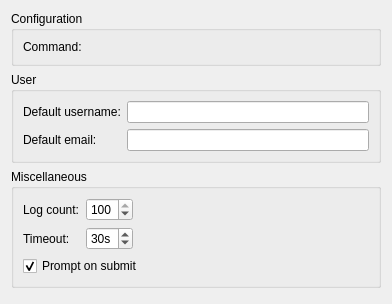
<?xml version="1.0" encoding="UTF-8"?>
<ui version="4.0">
 <class>Mercurial::Internal::OptionsPage</class>
 <widget class="QWidget" name="Mercurial::Internal::OptionsPage">
  <property name="geometry">
   <rect>
    <x>0</x>
    <y>0</y>
    <width>392</width>
    <height>304</height>
   </rect>
  </property>
  <property name="windowTitle">
   <string>Form</string>
  </property>
  <layout class="QVBoxLayout" name="verticalLayout">
   <item>
    <widget class="QGroupBox" name="configGroupBox">
     <property name="title">
      <string>Configuration</string>
     </property>
     <layout class="QFormLayout" name="formLayout_3">
      <item row="0" column="0">
       <widget class="QLabel" name="mercurialCommandLabel">
        <property name="text">
         <string>Command:</string>
        </property>
       </widget>
      </item>
      <item row="0" column="1">
       <widget class="Utils::PathChooser" name="commandChooser" native="true"/>
      </item>
     </layout>
    </widget>
   </item>
   <item>
    <widget class="QGroupBox" name="userGroupBox">
     <property name="title">
      <string>User</string>
     </property>
     <layout class="QFormLayout" name="formLayout">
      <item row="0" column="0">
       <widget class="QLabel" name="defaultUsernameLabel">
        <property name="toolTip">
         <string>Username to use by default on commit.</string>
        </property>
        <property name="text">
         <string>Default username:</string>
        </property>
       </widget>
      </item>
      <item row="0" column="1">
       <widget class="QLineEdit" name="defaultUsernameLineEdit">
        <property name="toolTip">
         <string>Username to use by default on commit.</string>
        </property>
       </widget>
      </item>
      <item row="1" column="0">
       <widget class="QLabel" name="defaultEmailLabel">
        <property name="toolTip">
         <string>Email to use by default on commit.</string>
        </property>
        <property name="text">
         <string>Default email:</string>
        </property>
       </widget>
      </item>
      <item row="1" column="1">
       <widget class="QLineEdit" name="defaultEmailLineEdit">
        <property name="toolTip">
         <string>Email to use by default on commit.</string>
        </property>
       </widget>
      </item>
     </layout>
    </widget>
   </item>
   <item>
    <widget class="QGroupBox" name="miscGroupBox">
     <property name="title">
      <string>Miscellaneous</string>
     </property>
     <layout class="QGridLayout" name="gridLayout">
      <item row="0" column="0">
       <widget class="QLabel" name="showLogEntriesLabel">
        <property name="text">
         <string>Log count:</string>
        </property>
       </widget>
      </item>
      <item row="0" column="1">
       <widget class="QSpinBox" name="logEntriesCount">
        <property name="toolTip">
         <string>The number of recent commit logs to show, choose 0 to see all enteries</string>
        </property>
        <property name="maximum">
         <number>100</number>
        </property>
        <property name="value">
         <number>100</number>
        </property>
       </widget>
      </item>
      <item row="0" column="2">
       <spacer name="horizontalSpacer">
        <property name="orientation">
         <enum>Qt::Horizontal</enum>
        </property>
        <property name="sizeHint" stdset="0">
         <size>
          <width>217</width>
          <height>20</height>
         </size>
        </property>
       </spacer>
      </item>
      <item row="1" column="0">
       <widget class="QLabel" name="timeoutSecondsLabel">
        <property name="text">
         <string>Timeout:</string>
        </property>
       </widget>
      </item>
      <item row="1" column="1">
       <widget class="QSpinBox" name="timeout">
        <property name="suffix">
         <string>s</string>
        </property>
        <property name="value">
         <number>30</number>
        </property>
       </widget>
      </item>
      <item row="2" column="0" colspan="3">
       <widget class="QCheckBox" name="promptOnSubmitCheckBox">
        <property name="text">
         <string>Prompt on submit</string>
        </property>
        <property name="checked">
         <bool>true</bool>
        </property>
       </widget>
      </item>
     </layout>
    </widget>
   </item>
   <item>
    <spacer name="verticalSpacer">
     <property name="orientation">
      <enum>Qt::Vertical</enum>
     </property>
     <property name="sizeHint" stdset="0">
      <size>
       <width>20</width>
       <height>40</height>
      </size>
     </property>
    </spacer>
   </item>
  </layout>
 </widget>
 <customwidgets>
  <customwidget>
   <class>Utils::PathChooser</class>
   <extends>QWidget</extends>
   <header location="global">utils/pathchooser.h</header>
   <container>1</container>
   <slots>
    <signal>editingFinished()</signal>
    <signal>browsingFinished()</signal>
   </slots>
  </customwidget>
 </customwidgets>
 <resources/>
 <connections/>
</ui>
